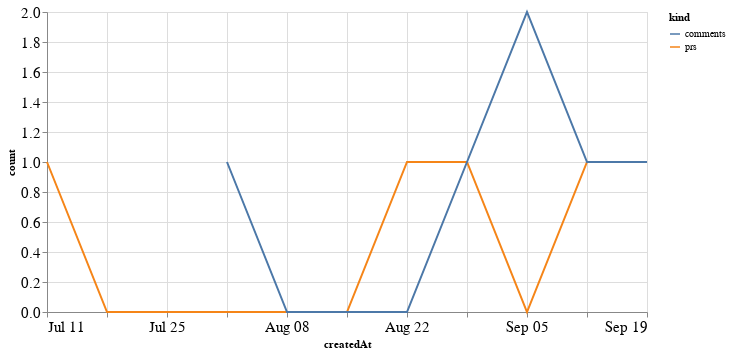

The cell this chart's notebook holds for it:
### Code cell
alt.Chart(total_time, width=600).mark_line().encode(
    x='createdAt',
    y='count',
    color='kind'
)

### Figure 1 — Vega-Lite specification as saved in the notebook (floating-point values rounded to 4 significant figures)
{"config": {"axisLeft": {"labelFontSize": 15}, "axisBottom": {"labelFontSize": 15}}, "data": {"name": "data-2ebc14a047f6fb306a6129a58858df3d"}, "mark": "line", "encoding": {"color": {"type": "nominal", "field": "kind"}, "x": {"type": "temporal", "field": "createdAt"}, "y": {"type": "quantitative", "field": "count"}}, "width": 600, "$schema": "https://vega.github.io/schema/vega-lite/v4.8.1.json", "datasets": {"data-2ebc14a047f6fb306a6129a58858df3d": [{"createdAt": "2021-07-11T00:00:00", "kind": "prs", "count": 1.0}, {"createdAt": "2021-07-18T00:00:00", "kind": "prs", "count": 0.0}, {"createdAt": "2021-07-25T00:00:00", "kind": "prs", "count": 0.0}, {"createdAt": "2021-08-01T00:00:00", "kind": "prs", "count": 0.0}, {"createdAt": "2021-08-08T00:00:00", "kind": "prs", "count": 0.0}, {"createdAt": "2021-08-15T00:00:00", "kind": "prs", "count": 0.0}, {"createdAt": "2021-08-22T00:00:00", "kind": "prs", "count": 1.0}, {"createdAt": "2021-08-29T00:00:00", "kind": "prs", "count": 1.0}, {"createdAt": "2021-09-05T00:00:00", "kind": "prs", "count": 0.0}, {"createdAt": "2021-09-12T00:00:00", "kind": "prs", "count": 1.0}, {"createdAt": "2021-09-19T00:00:00", "kind": "prs", "count": 1.0}, {"createdAt": "2021-07-11T00:00:00", "kind": "comments", "count": null}, {"createdAt": "2021-07-18T00:00:00", "kind": "comments", "count": null}, {"createdAt": "2021-07-25T00:00:00", "kind": "comments", "count": null}, {"createdAt": "2021-08-01T00:00:00", "kind": "comments", "count": 1.0}, {"createdAt": "2021-08-08T00:00:00", "kind": "comments", "count": 0.0}, {"createdAt": "2021-08-15T00:00:00", "kind": "comments", "count": 0.0}, {"createdAt": "2021-08-22T00:00:00", "kind": "comments", "count": 0.0}, {"createdAt": "2021-08-29T00:00:00", "kind": "comments", "count": 1.0}, {"createdAt": "2021-09-05T00:00:00", "kind": "comments", "count": 2.0}, {"createdAt": "2021-09-12T00:00:00", "kind": "comments", "count": 1.0}, {"createdAt": "2021-09-19T00:00:00", "kind": "comments", "count": 1.0}]}}
